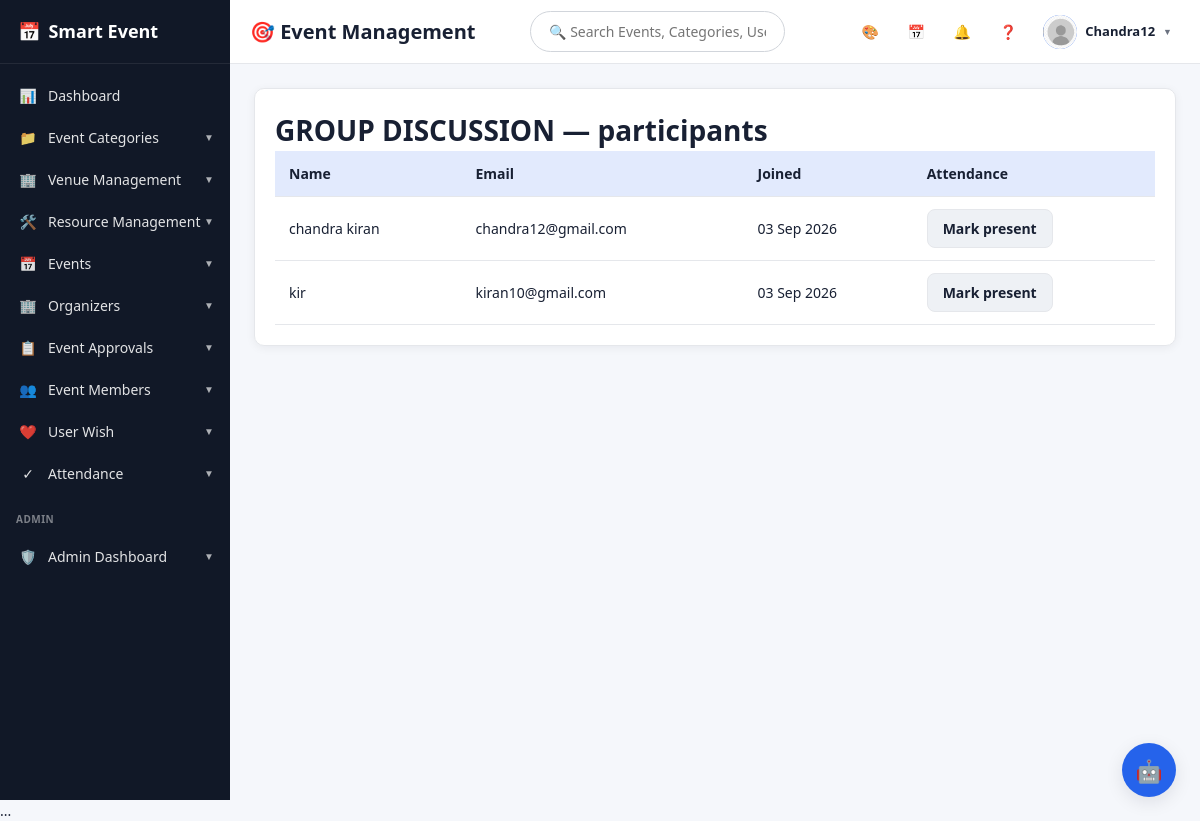
Screenshot of /events/5/participants/ (signed in) with the database file from the repository.
### accounts/models.py (models this page shows, shortened)
class UserProfile(models.Model):
    ROLE_CHOICES = [
        ('USER', 'User'),
        ('ORGANIZER', 'Organizer'),
    ]
    user = models.OneToOneField(User, on_delete=models.CASCADE, related_name='profile')
    role = models.CharField(max_length=12, choices=ROLE_CHOICES, default='USER')
    full_name = models.CharField(max_length=150, blank=True)
    phone_number = models.CharField(max_length=20, blank=True)
    organization = models.CharField(max_length=200, blank=True)
    bio = models.TextField(blank=True)
    profile_picture = models.ImageField(upload_to='profiles/', blank=True, null=True)

### events/models.py (models this page shows, shortened)
class Event(models.Model):
    APPROVAL_CHOICES = [
        ('DRAFT', 'Draft'),
        ('PENDING', 'Pending Approval'),
        ('APPROVED', 'Approved'),
        ('REJECTED', 'Rejected'),
    ]
    STATUS_CHOICES = [
        ('Upcoming', 'Upcoming'),
        ('Active', 'Active'),
        ('Completed', 'Completed'),
        ('Cancelled', 'Cancelled'),
    ]
    MODE_CHOICES = [
        ('Online', 'Online'),
        ('Offline', 'Offline'),
        ('Hybrid', 'Hybrid'),
    ]
    name = models.CharField(max_length=200)
    category = models.ForeignKey(
        EventCategory,
        on_delete=models.CASCADE,
        related_name='events'
    )
    event_image = models.ImageField(
        upload_to='event_images/',
        blank=True,
        null=True
    )
    banner_image = models.ImageField(
        upload_to='event_banners/',
        blank=True,
        null=True
    )
    organizer = models.CharField(
        max_length=200,
        blank=True
    )
    owner = models.ForeignKey(
        User,
        on_delete=models.SET_NULL,
        null=True,
        blank=True,
        related_name='organized_events'
    )
    event_mode = models.CharField(
        max_length=20,
        choices=MODE_CHOICES,
        default='Offline'
    )
    venue = models.CharField(
        max_length=250,
        blank=True
    )
    location = models.CharField(
        max_length=250,
        blank=True
    )
    google_map = models.URLField(
        blank=True
    )
    registration_link = models.URLField(
        blank=True
    )
    website = models.URLField(
        blank=True
    )
    start_date = models.DateField()
    end_date = models.DateField()
    registration_deadline = models.DateField(
        null=True,
        blank=True
    )
    event_fee = models.DecimalField(
        max_digits=8,
        decimal_places=2,
        default=0
    )
    max_participants = models.PositiveIntegerField(
        null=True,
        blank=True
    )
    eligibility = models.CharField(
        max_length=300,
        blank=True
    )
    description = models.TextField(
        blank=True
    )
    requirements = models.TextField(
        blank=True
    )
    tags = models.CharField(
        max_length=300,
        blank=True
    )
    contact_person = models.CharField(
        max_length=150,
        blank=True
    )
    contact_email = models.EmailField(
        blank=True
    )
    contact_phone = models.CharField(
        max_length=20,
        blank=True
    )
    approval_status = models.CharField(
        max_length=12,
        choices=APPROVAL_CHOICES,
        default='APPROVED'
    )
    review_note = models.TextField(
        blank=True
    )
    submitted_at = models.DateTimeField(
        null=True,
        blank=True
    )
    reviewed_at = models.DateTimeField(
        null=True,
        blank=True
    )
    reviewed_by = models.ForeignKey(
        User,
        on_delete=models.SET_NULL,
        null=True,
        blank=True,
        related_name='reviewed_events'
    )
    status = models.CharField(
        max_length=20,
        choices=STATUS_CHOICES,
        default='Upcoming'
    )
    created_at = models.DateTimeField(
        auto_now_add=True
    )
    budget = models.DecimalField(
        max_digits=12,
        decimal_places=2,
        default=0
    )

class EventRegistration(models.Model):
    user = models.ForeignKey(
        User,
        on_delete=models.CASCADE,
        related_name='registrations'
    )
    event = models.ForeignKey(
        Event,
        on_delete=models.CASCADE,
        related_name='registrations'
    )
    joined_at = models.DateTimeField(
        auto_now_add=True
    )
    attended = models.BooleanField(default=False)
    attended_at = models.DateTimeField(null=True, blank=True)
    qr_code = models.ImageField(
    upload_to='qr_codes/',
    blank=True,
    null=True
)
    class Meta:
        constraints = [
            models.UniqueConstraint(
                fields=['user', 'event'],
                name='unique_user_event_registration'
            )
        ]

### events/views.py (the view)
@login_required
def event_participants(request, pk):
    event = get_object_or_404(
        Event,
        pk=pk
    )
    if not (
        is_admin(request.user)
        or (
            is_organizer(request.user)
            and event.owner_id == request.user.id
        )
    ):
        return HttpResponseForbidden(
            'You cannot view participants for this event.'
        )
    registrations = (
        event.registrations
        .select_related(
            'user',
            'user__profile'
        )
        .order_by(
            'user__username'
        )
    )
    attendance_filter = request.GET.get(
        'attendance'
    )
    if attendance_filter == 'present':
        registrations = registrations.filter(
            attended=True
        )
    elif attendance_filter == 'absent':
        registrations = registrations.filter(
            attended=False
        )
    context = {
        'event':
            event,
        'registrations':
            registrations,
        'attendance_filter':
            attendance_filter,
        'present_count':
            event.registrations.filter(
                attended=True
            ).count(),
        'absent_count':
            event.registrations.filter(
                attended=False
            ).count(),
        'total_participants':
            event.registrations.count(),
    }
    return render(
        request,
        'events/event_members.html',
        context
    )

### events/views.py (called while the page is built)
def is_admin(user):
    return user.is_authenticated and user.is_staff

### templates/events/event_members.html
{% extends 'base.html' %}{% block content %}<div class="card"><h1>{{ event.name }} — participants</h1><table><tr><th>Name</th><th>Email</th><th>Joined</th><th>Attendance</th></tr>{% for registration in registrations %}<tr><td>{{ registration.user.profile.full_name|default:registration.user.username }}</td><td>{{ registration.user.email }}</td><td>{{ registration.joined_at|date:'d M Y' }}</td><td><form method="post" action="{% url 'toggle_attendance' event.pk registration.pk %}">{% csrf_token %}<button class="btn {% if registration.attended %}success{% else %}secondary{% endif %}">{% if registration.attended %}Present{% else %}Mark present{% endif %}</button></form></td></tr>{% empty %}<tr><td colspan="4">No participants yet.</td></tr>{% endfor %}</table></div>{% endblock %}

### templates/base.html (shortened to what this page needs)
<!DOCTYPE html>
<html lang="en">
<head>
    <link
        href="https://cdn.jsdelivr.net/npm/fullcalendar@6.1.17/index.global.min.css"
        rel="stylesheet"
    >
</head>
<body
{% if user.is_authenticated %}
    class="{% if user.settings.theme_mode == 'dark' %}dark-mode{% endif %}"
    style="
        --primary: {{ user.settings.dashboard_color }};
        --primary-dark: {{ user.settings.dashboard_color }};
        --primary-light: {{ user.settings.dashboard_color }}22;
        --sidebar-active: {{ user.settings.dashboard_color }};
        --sidebar-bg: {{ user.settings.sidebar_color }};
        --topbar-bg: {{ user.settings.topbar_color }};
    "
{% endif %}
>
{% if user.is_authenticated %}
<aside class="sidebar">
    <a href="{% url 'home' %}" class="sidebar-logo">
        <span class="sidebar-logo-icon">📅</span>
        <strong>Smart Event</strong>
    </a>
    <div class="sidebar-menu">
        {% if user.is_staff %}
            <a href="{% url 'admin_dashboard' %}"
               class="single-menu-link">
                <span class="menu-icon">📊</span>
                <span>Dashboard</span>
            </a>
            <details class="menu-dropdown"
                >
                <summary>
                    <span class="menu-icon">📁</span>
                    <span class="menu-title">
                        Event Categories
                    </span>
                    <span class="menu-arrow">▼</span>
                </summary>
            </details>
            <details class="menu-dropdown"
                >
                <summary>
                    <span class="menu-icon">🏢</span>
                    <span class="menu-title">
                        Venue Management
                    </span>
                    <span class="menu-arrow">▼</span>
                </summary>
            </details>
            <details class="menu-dropdown"
                >
                <summary>
                    <span class="menu-icon">🛠️</span>
                    <span class="menu-title">
                        Resource Management
                    </span>
                    <span class="menu-arrow">▼</span>
                </summary>
            </details>
            <details class="menu-dropdown"
                >
                <summary>
                    <span class="menu-icon">📅</span>
                    <span class="menu-title">
                        Events
                    </span>
                    <span class="menu-arrow">▼</span>
                </summary>
            </details>
            <details class="menu-dropdown"
                >
                <summary>
                    <span class="menu-icon">🏢</span>
                    <span class="menu-title">
                        Organizers
                    </span>
                    <span class="menu-arrow">▼</span>
                </summary>
            </details>
            <details class="menu-dropdown"
                >
                <summary>
                    <span class="menu-icon">📋</span>
                    <span class="menu-title">
                        Event Approvals
                    </span>
                    <span class="menu-arrow">▼</span>
                </summary>
            </details>
            <details class="menu-dropdown"
                >
                <summary>
                    <span class="menu-icon">👥</span>
                    <span class="menu-title">
                        Event Members
                    </span>
                    <span class="menu-arrow">▼</span>
                </summary>
            </details>
            <details class="menu-dropdown"
                >
                <summary>
                    <span class="menu-icon">❤️</span>
                    <span class="menu-title">
                        User Wish
                    </span>
                    <span class="menu-arrow">▼</span>
                </summary>
            </details>
            <details class="menu-dropdown"
                >
                <summary>
                    <span class="menu-icon">✓</span>
                    <span class="menu-title">
                        Attendance
                    </span>
                    <span class="menu-arrow">▼</span>
                </summary>
            </details>
            <div class="admin-section">
                ADMIN
            </div>
            <details class="menu-dropdown"
                >
                <summary>
                    <span class="menu-icon">🛡️</span>
                    <span class="menu-title">
                        Admin Dashboard
                    </span>
                    <span class="menu-arrow">▼</span>
                </summary>
            </details>
        {% endif %}
    </div>
</aside>
<div class="main-wrapper">
    <header class="topbar">
<div class="top-header" style="display:flex;align-items:center;justify-content:space-between;width:100%;">
    <h3 style="margin:0;min-width:220px;">
        🎯 Event Management
    </h3>
    <div style="flex:1;display:flex;justify-content:center;">
        <form method="GET"
              action="{% url 'event_list' %}"
              style="width:60%;">
            <input
                type="text"
                name="search"
                placeholder="🔍 Search Events, Categories, Users..."
                style="
                    width:100%;
                    padding:10px 18px;
                    border-radius:25px;
                    border:1px solid #d1d5db;
                    outline:none;
                    font-size:14px;
                    background:white;
                ">
        </form>
    </div>
</div>
        <div class="topbar-actions">
            <a
    href="{% url 'theme_settings' %}"
    class="top-action"
    title="Theme"
>
    🎨
</a>
<a
    href="{% url 'calendar' %}"
    class="top-action"
    title="Calendar">
    📅
</a>
            <a href="{% url 'notifications' %}"
               class="top-action"
               title="Notifications">
                🔔
            </a>
<a href="{% url 'contact' %}"
   class="top-action"
   title="Help & Support">
    ❓
</a>
            <details class="profile-dropdown">
                <summary>
                    {% if user.profile.profile_picture %}
<img
    src="{{ user.profile.profile_picture.url }}"
    class="profile-avatar"
    style="object-fit:cover;">
{% else %}
<div class="profile-avatar">
    {{ user.username|first }}
</div>
{% endif %}
                    <span class="profile-name">
                        {{ user.username }}
                    </span>
                    <span class="profile-arrow">
                        ▼
                    </span>
                </summary>
            </details>
        </div>
    </header>
    <main class="content">
        {% block content %}
        {% endblock %}
    </main>
</div>
{% endif %}
...
<details class="smart-ai-assistant">
    <summary class="smart-ai-button" title="Smart Event AI Assistant">🤖</summary>
</details>
</body>
</html>

### rows the page displays
Event: name "GROUP DISCUSSION"
EventRegistration: user.profile.full_name "chandra kiran", user.email "chandra12@gmail.com", joined_at "03 Sep 2026", attended "Mark present"
EventRegistration: user.profile.full_name "kir", user.email "kiran10@gmail.com", joined_at "03 Sep 2026", attended "Mark present"

### other values shown
{{ user.username }} "Chandra12"
